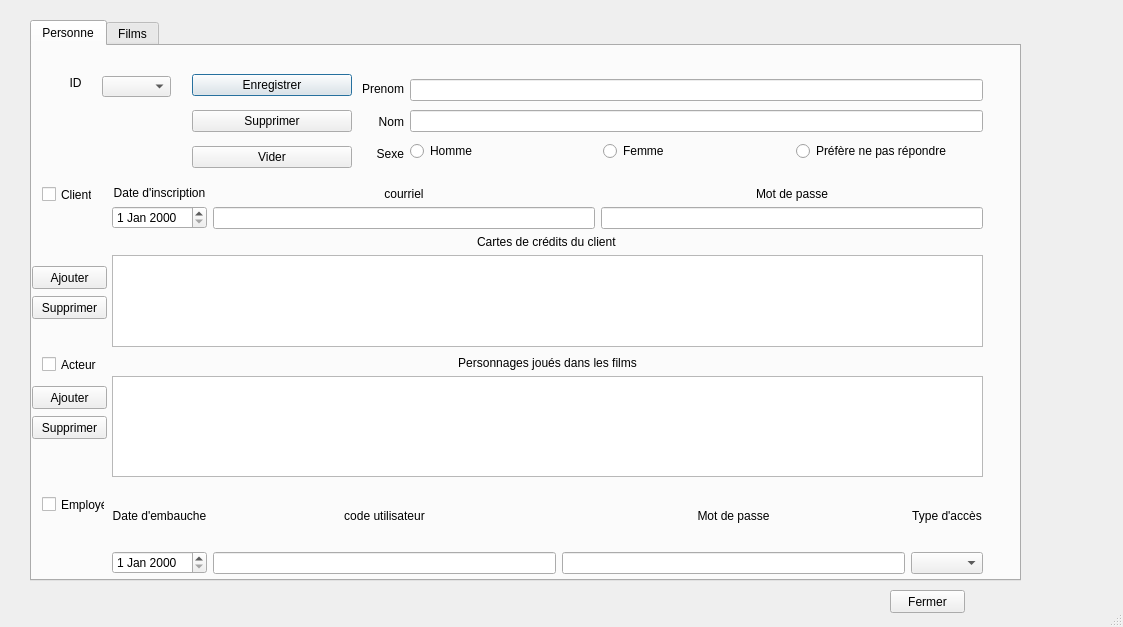
<?xml version="1.0" encoding="UTF-8"?>
<ui version="4.0">
 <class>Application</class>
 <widget class="QDialog" name="Application">
  <property name="geometry">
   <rect>
    <x>0</x>
    <y>0</y>
    <width>1123</width>
    <height>627</height>
   </rect>
  </property>
  <property name="windowTitle">
   <string>Dialog</string>
  </property>
  <property name="sizeGripEnabled">
   <bool>true</bool>
  </property>
  <widget class="QTabWidget" name="tabMain">
   <property name="geometry">
    <rect>
     <x>30</x>
     <y>20</y>
     <width>991</width>
     <height>561</height>
    </rect>
   </property>
   <property name="currentIndex">
    <number>0</number>
   </property>
   <widget class="QWidget" name="tabPersonne">
    <attribute name="title">
     <string>Personne</string>
    </attribute>
    <widget class="QWidget" name="verticalLayoutWidget">
     <property name="geometry">
      <rect>
       <x>80</x>
       <y>140</y>
       <width>871</width>
       <height>161</height>
      </rect>
     </property>
     <layout class="QVBoxLayout" name="verticalLayout">
      <item>
       <layout class="QHBoxLayout" name="horizontalLayout_4">
        <item>
         <layout class="QVBoxLayout" name="verticalLayout_2">
          <item>
           <widget class="QLabel" name="label_4">
            <property name="layoutDirection">
             <enum>Qt::LeftToRight</enum>
            </property>
            <property name="text">
             <string>Date d'inscription</string>
            </property>
            <property name="alignment">
             <set>Qt::AlignCenter</set>
            </property>
           </widget>
          </item>
          <item>
           <widget class="QDateEdit" name="dateInsc"/>
          </item>
         </layout>
        </item>
        <item>
         <layout class="QVBoxLayout" name="verticalLayout_3">
          <item>
           <widget class="QLabel" name="label_5">
            <property name="text">
             <string>courriel</string>
            </property>
            <property name="alignment">
             <set>Qt::AlignCenter</set>
            </property>
           </widget>
          </item>
          <item>
           <widget class="QLineEdit" name="lineCourriel"/>
          </item>
         </layout>
        </item>
        <item>
         <layout class="QVBoxLayout" name="verticalLayout_4">
          <item>
           <widget class="QLabel" name="label_6">
            <property name="text">
             <string>Mot de passe</string>
            </property>
            <property name="alignment">
             <set>Qt::AlignCenter</set>
            </property>
           </widget>
          </item>
          <item>
           <widget class="QLineEdit" name="linePwdClient"/>
          </item>
         </layout>
        </item>
       </layout>
      </item>
      <item>
       <layout class="QHBoxLayout" name="horizontalLayout_7">
        <item>
         <layout class="QVBoxLayout" name="verticalLayout_6">
          <item alignment="Qt::AlignHCenter">
           <widget class="QLabel" name="labelCarteCredits">
            <property name="layoutDirection">
             <enum>Qt::LeftToRight</enum>
            </property>
            <property name="text">
             <string>Cartes de crédits du client</string>
            </property>
           </widget>
          </item>
          <item>
           <widget class="QTableView" name="QtableCC">
            <property name="midLineWidth">
             <number>3</number>
            </property>
            <property name="alternatingRowColors">
             <bool>true</bool>
            </property>
           </widget>
          </item>
         </layout>
        </item>
       </layout>
      </item>
     </layout>
    </widget>
    <widget class="QWidget" name="horizontalLayoutWidget">
     <property name="geometry">
      <rect>
       <x>330</x>
       <y>30</y>
       <width>621</width>
       <height>91</height>
      </rect>
     </property>
     <layout class="QHBoxLayout" name="horizontalLayout">
      <item>
       <layout class="QVBoxLayout" name="verticalLayout_16">
        <item>
         <widget class="QLabel" name="label_18">
          <property name="text">
           <string>Prenom</string>
          </property>
          <property name="alignment">
           <set>Qt::AlignRight|Qt::AlignTrailing|Qt::AlignVCenter</set>
          </property>
         </widget>
        </item>
        <item>
         <widget class="QLabel" name="label">
          <property name="text">
           <string>Nom</string>
          </property>
          <property name="alignment">
           <set>Qt::AlignRight|Qt::AlignTrailing|Qt::AlignVCenter</set>
          </property>
         </widget>
        </item>
        <item>
         <widget class="QLabel" name="label_3">
          <property name="text">
           <string>Sexe</string>
          </property>
          <property name="alignment">
           <set>Qt::AlignRight|Qt::AlignTrailing|Qt::AlignVCenter</set>
          </property>
         </widget>
        </item>
       </layout>
      </item>
      <item>
       <layout class="QVBoxLayout" name="verticalLayout_17">
        <item>
         <widget class="QLineEdit" name="linePrenom"/>
        </item>
        <item>
         <widget class="QLineEdit" name="lineNom"/>
        </item>
        <item>
         <layout class="QHBoxLayout" name="horizontalLayout_2">
          <item>
           <widget class="QRadioButton" name="rbtnH">
            <property name="text">
             <string>Homme</string>
            </property>
            <attribute name="buttonGroup">
             <string notr="true">sexeBtnG</string>
            </attribute>
           </widget>
          </item>
          <item>
           <widget class="QRadioButton" name="rbtnF">
            <property name="text">
             <string>Femme</string>
            </property>
            <attribute name="buttonGroup">
             <string notr="true">sexeBtnG</string>
            </attribute>
           </widget>
          </item>
          <item>
           <widget class="QRadioButton" name="rbtnNA">
            <property name="text">
             <string>Préfère ne pas répondre</string>
            </property>
            <attribute name="buttonGroup">
             <string notr="true">sexeBtnG</string>
            </attribute>
           </widget>
          </item>
         </layout>
        </item>
       </layout>
      </item>
     </layout>
    </widget>
    <widget class="QWidget" name="verticalLayoutWidget_2">
     <property name="geometry">
      <rect>
       <x>160</x>
       <y>20</y>
       <width>160</width>
       <height>112</height>
      </rect>
     </property>
     <layout class="QVBoxLayout" name="verticalLayout_18">
      <item>
       <widget class="QPushButton" name="btnEP">
        <property name="text">
         <string>Enregistrer</string>
        </property>
       </widget>
      </item>
      <item>
       <widget class="QPushButton" name="btnSupPers">
        <property name="text">
         <string>Supprimer</string>
        </property>
       </widget>
      </item>
      <item>
       <widget class="QPushButton" name="btnVP">
        <property name="text">
         <string>Vider</string>
        </property>
       </widget>
      </item>
     </layout>
    </widget>
    <widget class="QWidget" name="horizontalLayoutWidget_5">
     <property name="geometry">
      <rect>
       <x>80</x>
       <y>310</y>
       <width>871</width>
       <height>121</height>
      </rect>
     </property>
     <layout class="QHBoxLayout" name="horizontalLayout_5">
      <item>
       <layout class="QVBoxLayout" name="verticalLayout_5">
        <item>
         <widget class="QLabel" name="label_7">
          <property name="layoutDirection">
           <enum>Qt::LeftToRight</enum>
          </property>
          <property name="text">
           <string>Personnages joués dans les films</string>
          </property>
          <property name="alignment">
           <set>Qt::AlignCenter</set>
          </property>
         </widget>
        </item>
        <item>
         <widget class="QTableView" name="QtableAct">
          <property name="alternatingRowColors">
           <bool>true</bool>
          </property>
         </widget>
        </item>
       </layout>
      </item>
     </layout>
    </widget>
    <widget class="QWidget" name="horizontalLayoutWidget_6">
     <property name="geometry">
      <rect>
       <x>80</x>
       <y>440</y>
       <width>871</width>
       <height>88</height>
      </rect>
     </property>
     <layout class="QHBoxLayout" name="horizontalLayout_6">
      <item>
       <layout class="QVBoxLayout" name="verticalLayout_9">
        <item>
         <widget class="QLabel" name="label_11">
          <property name="layoutDirection">
           <enum>Qt::LeftToRight</enum>
          </property>
          <property name="text">
           <string>Date d'embauche</string>
          </property>
          <property name="alignment">
           <set>Qt::AlignCenter</set>
          </property>
         </widget>
        </item>
        <item>
         <widget class="QDateEdit" name="dateEmb"/>
        </item>
       </layout>
      </item>
      <item>
       <layout class="QVBoxLayout" name="verticalLayout_10">
        <item>
         <widget class="QLabel" name="label_12">
          <property name="text">
           <string>code utilisateur</string>
          </property>
          <property name="alignment">
           <set>Qt::AlignCenter</set>
          </property>
         </widget>
        </item>
        <item>
         <widget class="QLineEdit" name="lineUsername"/>
        </item>
       </layout>
      </item>
      <item>
       <layout class="QVBoxLayout" name="verticalLayout_11">
        <item>
         <widget class="QLabel" name="label_13">
          <property name="text">
           <string>Mot de passe</string>
          </property>
          <property name="alignment">
           <set>Qt::AlignCenter</set>
          </property>
         </widget>
        </item>
        <item>
         <widget class="QLineEdit" name="linePwdEmp"/>
        </item>
       </layout>
      </item>
      <item>
       <layout class="QVBoxLayout" name="verticalLayout_12">
        <item>
         <widget class="QLabel" name="label_14">
          <property name="layoutDirection">
           <enum>Qt::LeftToRight</enum>
          </property>
          <property name="text">
           <string>Type d'accès</string>
          </property>
          <property name="alignment">
           <set>Qt::AlignCenter</set>
          </property>
         </widget>
        </item>
        <item>
         <widget class="QComboBox" name="comboAcces"/>
        </item>
       </layout>
      </item>
     </layout>
    </widget>
    <widget class="QCheckBox" name="cbActeur">
     <property name="geometry">
      <rect>
       <x>10</x>
       <y>310</y>
       <width>55</width>
       <height>17</height>
      </rect>
     </property>
     <property name="text">
      <string>Acteur</string>
     </property>
    </widget>
    <widget class="QCheckBox" name="cbClient">
     <property name="geometry">
      <rect>
       <x>10</x>
       <y>140</y>
       <width>50</width>
       <height>17</height>
      </rect>
     </property>
     <property name="text">
      <string>Client</string>
     </property>
    </widget>
    <widget class="QCheckBox" name="cbEmploye">
     <property name="geometry">
      <rect>
       <x>10</x>
       <y>450</y>
       <width>63</width>
       <height>17</height>
      </rect>
     </property>
     <property name="text">
      <string>Employé</string>
     </property>
    </widget>
    <widget class="QPushButton" name="btnAjoutCC">
     <property name="geometry">
      <rect>
       <x>0</x>
       <y>220</y>
       <width>75</width>
       <height>23</height>
      </rect>
     </property>
     <property name="text">
      <string>Ajouter</string>
     </property>
    </widget>
    <widget class="QPushButton" name="btnAjoutPers">
     <property name="geometry">
      <rect>
       <x>0</x>
       <y>340</y>
       <width>75</width>
       <height>23</height>
      </rect>
     </property>
     <property name="text">
      <string>Ajouter</string>
     </property>
    </widget>
    <widget class="QPushButton" name="btnSuppCC">
     <property name="geometry">
      <rect>
       <x>0</x>
       <y>250</y>
       <width>75</width>
       <height>23</height>
      </rect>
     </property>
     <property name="text">
      <string>Supprimer</string>
     </property>
    </widget>
    <widget class="QPushButton" name="btnSuppPers">
     <property name="geometry">
      <rect>
       <x>0</x>
       <y>370</y>
       <width>75</width>
       <height>23</height>
      </rect>
     </property>
     <property name="text">
      <string>Supprimer</string>
     </property>
    </widget>
    <widget class="QComboBox" name="comboID">
     <property name="geometry">
      <rect>
       <x>70</x>
       <y>30</y>
       <width>69</width>
       <height>21</height>
      </rect>
     </property>
    </widget>
    <widget class="QLabel" name="label_8">
     <property name="geometry">
      <rect>
       <x>20</x>
       <y>30</y>
       <width>47</width>
       <height>13</height>
      </rect>
     </property>
     <property name="text">
      <string>ID</string>
     </property>
     <property name="alignment">
      <set>Qt::AlignCenter</set>
     </property>
    </widget>
   </widget>
   <widget class="QWidget" name="tabFilms">
    <attribute name="title">
     <string>Films</string>
    </attribute>
    <widget class="QWidget" name="verticalLayoutWidget_3">
     <property name="geometry">
      <rect>
       <x>20</x>
       <y>20</y>
       <width>160</width>
       <height>112</height>
      </rect>
     </property>
     <layout class="QVBoxLayout" name="verticalLayout_21">
      <item>
       <widget class="QPushButton" name="btnEF">
        <property name="text">
         <string>Enregistrer</string>
        </property>
       </widget>
      </item>
      <item>
       <widget class="QPushButton" name="btnSupFilm">
        <property name="text">
         <string>Supprimer</string>
        </property>
       </widget>
      </item>
      <item>
       <widget class="QPushButton" name="btnVF">
        <property name="text">
         <string>Vider</string>
        </property>
       </widget>
      </item>
     </layout>
    </widget>
    <widget class="QWidget" name="verticalLayoutWidget_4">
     <property name="geometry">
      <rect>
       <x>220</x>
       <y>20</y>
       <width>211</width>
       <height>171</height>
      </rect>
     </property>
     <layout class="QVBoxLayout" name="verticalLayout_22">
      <item>
       <widget class="QLineEdit" name="TitreFilm"/>
      </item>
      <item>
       <widget class="QTimeEdit" name="dureeFilm"/>
      </item>
      <item>
       <widget class="QTextEdit" name="textDescFilm"/>
      </item>
     </layout>
    </widget>
    <widget class="QLabel" name="label_2">
     <property name="geometry">
      <rect>
       <x>520</x>
       <y>10</y>
       <width>111</width>
       <height>20</height>
      </rect>
     </property>
     <property name="text">
      <string>Catégories du film</string>
     </property>
    </widget>
    <widget class="QListView" name="listCatFilm">
     <property name="geometry">
      <rect>
       <x>490</x>
       <y>30</y>
       <width>171</width>
       <height>192</height>
      </rect>
     </property>
    </widget>
    <widget class="QComboBox" name="comboIDF">
     <property name="geometry">
      <rect>
       <x>100</x>
       <y>140</y>
       <width>69</width>
       <height>21</height>
      </rect>
     </property>
    </widget>
    <widget class="QLabel" name="label_9">
     <property name="geometry">
      <rect>
       <x>40</x>
       <y>140</y>
       <width>47</width>
       <height>13</height>
      </rect>
     </property>
     <property name="text">
      <string>ID</string>
     </property>
     <property name="alignment">
      <set>Qt::AlignCenter</set>
     </property>
    </widget>
   </widget>
  </widget>
  <widget class="QPushButton" name="btnFermer">
   <property name="geometry">
    <rect>
     <x>890</x>
     <y>590</y>
     <width>75</width>
     <height>23</height>
    </rect>
   </property>
   <property name="text">
    <string>Fermer</string>
   </property>
  </widget>
 </widget>
 <resources/>
 <connections/>
 <buttongroups>
  <buttongroup name="sexeBtnG"/>
 </buttongroups>
</ui>
